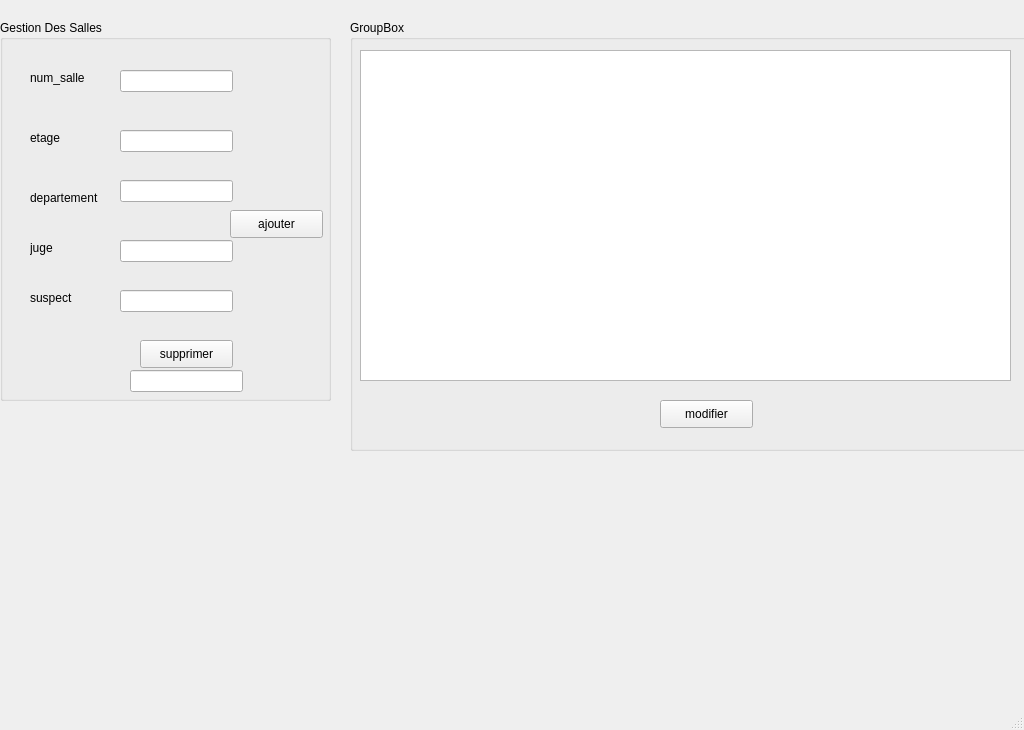
<?xml version="1.0" encoding="UTF-8"?>
<ui version="4.0">
 <class>MainWindow</class>
 <widget class="QMainWindow" name="MainWindow">
  <property name="geometry">
   <rect>
    <x>0</x>
    <y>0</y>
    <width>1024</width>
    <height>730</height>
   </rect>
  </property>
  <property name="windowTitle">
   <string>MainWindow</string>
  </property>
  <widget class="QWidget" name="centralwidget">
   <widget class="QGroupBox" name="groupBox">
    <property name="geometry">
     <rect>
      <x>0</x>
      <y>20</y>
      <width>331</width>
      <height>381</height>
     </rect>
    </property>
    <property name="title">
     <string>Gestion Des Salles</string>
    </property>
    <widget class="QLabel" name="label">
     <property name="geometry">
      <rect>
       <x>30</x>
       <y>50</y>
       <width>61</width>
       <height>16</height>
      </rect>
     </property>
     <property name="text">
      <string>num_salle</string>
     </property>
    </widget>
    <widget class="QLabel" name="label_2">
     <property name="geometry">
      <rect>
       <x>30</x>
       <y>110</y>
       <width>56</width>
       <height>16</height>
      </rect>
     </property>
     <property name="text">
      <string>etage</string>
     </property>
    </widget>
    <widget class="QLabel" name="label_3">
     <property name="geometry">
      <rect>
       <x>30</x>
       <y>170</y>
       <width>81</width>
       <height>16</height>
      </rect>
     </property>
     <property name="text">
      <string>departement</string>
     </property>
    </widget>
    <widget class="QLineEdit" name="le_num_salle">
     <property name="geometry">
      <rect>
       <x>120</x>
       <y>50</y>
       <width>113</width>
       <height>22</height>
      </rect>
     </property>
    </widget>
    <widget class="QLineEdit" name="le_etage">
     <property name="geometry">
      <rect>
       <x>120</x>
       <y>110</y>
       <width>113</width>
       <height>22</height>
      </rect>
     </property>
    </widget>
    <widget class="QLineEdit" name="le_departement">
     <property name="geometry">
      <rect>
       <x>120</x>
       <y>160</y>
       <width>113</width>
       <height>22</height>
      </rect>
     </property>
    </widget>
    <widget class="QPushButton" name="pb_ajouter">
     <property name="geometry">
      <rect>
       <x>230</x>
       <y>190</y>
       <width>93</width>
       <height>28</height>
      </rect>
     </property>
     <property name="text">
      <string>ajouter</string>
     </property>
    </widget>
    <widget class="QPushButton" name="pb_supprimer">
     <property name="geometry">
      <rect>
       <x>140</x>
       <y>320</y>
       <width>93</width>
       <height>28</height>
      </rect>
     </property>
     <property name="text">
      <string>supprimer</string>
     </property>
    </widget>
    <widget class="QLabel" name="label_4">
     <property name="geometry">
      <rect>
       <x>30</x>
       <y>220</y>
       <width>56</width>
       <height>16</height>
      </rect>
     </property>
     <property name="text">
      <string>juge</string>
     </property>
    </widget>
    <widget class="QLabel" name="label_5">
     <property name="geometry">
      <rect>
       <x>30</x>
       <y>270</y>
       <width>56</width>
       <height>16</height>
      </rect>
     </property>
     <property name="text">
      <string>suspect</string>
     </property>
    </widget>
    <widget class="QLineEdit" name="le_juge">
     <property name="geometry">
      <rect>
       <x>120</x>
       <y>220</y>
       <width>113</width>
       <height>22</height>
      </rect>
     </property>
    </widget>
    <widget class="QLineEdit" name="le_suspect">
     <property name="geometry">
      <rect>
       <x>120</x>
       <y>270</y>
       <width>113</width>
       <height>22</height>
      </rect>
     </property>
    </widget>
    <widget class="QLineEdit" name="le_num_salle_supp">
     <property name="geometry">
      <rect>
       <x>130</x>
       <y>350</y>
       <width>113</width>
       <height>22</height>
      </rect>
     </property>
    </widget>
   </widget>
   <widget class="QGroupBox" name="groupBox_2">
    <property name="geometry">
     <rect>
      <x>350</x>
      <y>20</y>
      <width>701</width>
      <height>431</height>
     </rect>
    </property>
    <property name="title">
     <string>GroupBox</string>
    </property>
    <widget class="QTableView" name="tab_salle">
     <property name="geometry">
      <rect>
       <x>10</x>
       <y>30</y>
       <width>651</width>
       <height>331</height>
      </rect>
     </property>
    </widget>
    <widget class="QPushButton" name="pb_modif">
     <property name="geometry">
      <rect>
       <x>310</x>
       <y>380</y>
       <width>93</width>
       <height>28</height>
      </rect>
     </property>
     <property name="text">
      <string>modifier</string>
     </property>
    </widget>
   </widget>
  </widget>
  <widget class="QMenuBar" name="menubar">
   <property name="geometry">
    <rect>
     <x>0</x>
     <y>0</y>
     <width>1024</width>
     <height>26</height>
    </rect>
   </property>
  </widget>
  <widget class="QStatusBar" name="statusbar"/>
 </widget>
 <resources/>
 <connections/>
</ui>
